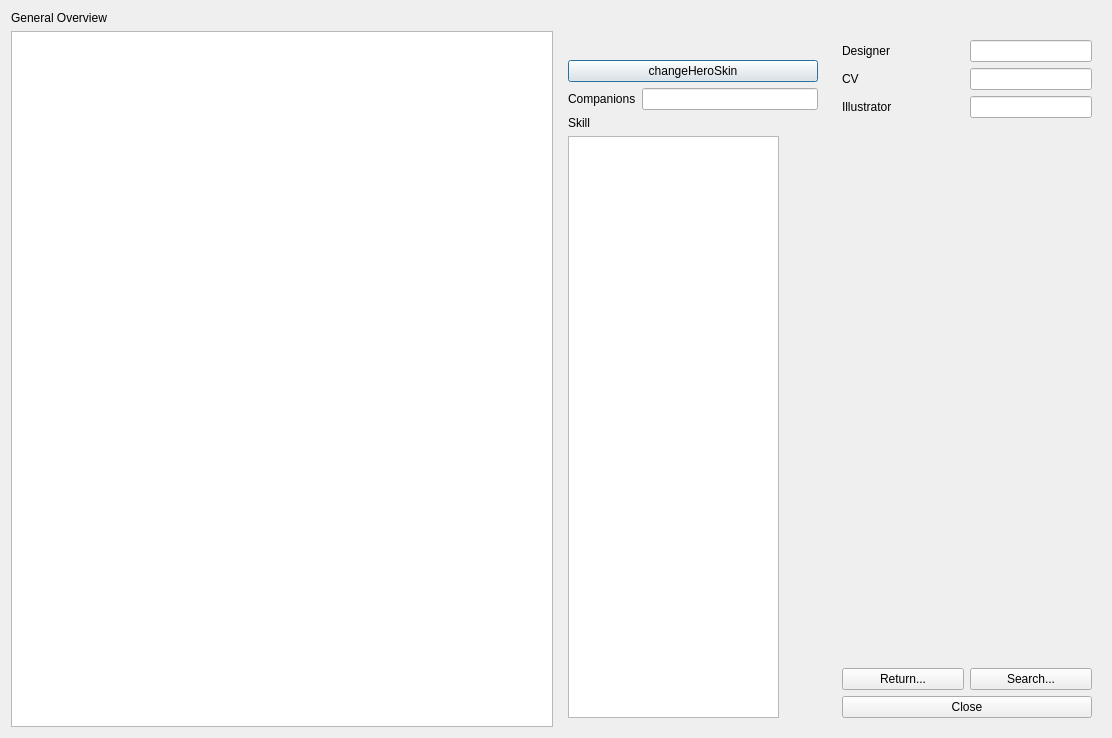
<?xml version="1.0" encoding="UTF-8"?>
<ui version="4.0">
 <class>GeneralOverview</class>
 <widget class="QDialog" name="GeneralOverview">
  <property name="windowModality">
   <enum>Qt::NonModal</enum>
  </property>
  <property name="geometry">
   <rect>
    <x>0</x>
    <y>0</y>
    <width>1112</width>
    <height>738</height>
   </rect>
  </property>
  <property name="minimumSize">
   <size>
    <width>945</width>
    <height>550</height>
   </size>
  </property>
  <property name="baseSize">
   <size>
    <width>0</width>
    <height>0</height>
   </size>
  </property>
  <property name="windowTitle">
   <string>General Overview</string>
  </property>
  <property name="styleSheet">
   <string notr="true"/>
  </property>
  <layout class="QGridLayout" name="gridLayout">
   <item row="1" column="1">
    <layout class="QHBoxLayout" name="horizontalLayout">
     <item>
      <widget class="QFrame" name="frame">
       <layout class="QVBoxLayout" name="verticalLayout_2">
        <item>
         <widget class="QLabel" name="generalPhoto">
          <property name="text">
           <string/>
          </property>
          <property name="pixmap">
           <pixmap>../image/generals/card/caocao.jpg</pixmap>
          </property>
         </widget>
        </item>
        <item>
         <widget class="QPushButton" name="changeHeroSkinButton">
          <property name="text">
           <string>changeHeroSkin</string>
          </property>
         </widget>
        </item>
        <item>
         <layout class="QHBoxLayout" name="companionsLayout">
          <item>
           <widget class="QLabel" name="companionsLabel">
            <property name="text">
             <string>Companions</string>
            </property>
           </widget>
          </item>
          <item>
           <widget class="QLineEdit" name="companionsLineEdit">
            <property name="alignment">
             <set>Qt::AlignRight|Qt::AlignTrailing|Qt::AlignVCenter</set>
            </property>
            <property name="readOnly">
             <bool>true</bool>
            </property>
           </widget>
          </item>
         </layout>
        </item>
        <item>
         <widget class="QLabel" name="skillLabel">
          <property name="text">
           <string>Skill</string>
          </property>
         </widget>
        </item>
        <item>
         <widget class="QTextEdit" name="skillTextEdit">
          <property name="maximumSize">
           <size>
            <width>211</width>
            <height>16777215</height>
           </size>
          </property>
          <property name="readOnly">
           <bool>true</bool>
          </property>
         </widget>
        </item>
       </layout>
      </widget>
     </item>
     <item>
      <widget class="QFrame" name="frame2">
       <layout class="QVBoxLayout" name="verticalLayout_3">
        <item>
         <layout class="QVBoxLayout" name="verticalLayout">
          <item>
           <layout class="QHBoxLayout" name="horizontalLayout_4">
            <item>
             <widget class="QLabel" name="designerLabel">
              <property name="sizePolicy">
               <sizepolicy hsizetype="Expanding" vsizetype="Fixed">
                <horstretch>0</horstretch>
                <verstretch>0</verstretch>
               </sizepolicy>
              </property>
              <property name="text">
               <string>Designer</string>
              </property>
             </widget>
            </item>
            <item>
             <widget class="QLineEdit" name="designerLineEdit">
              <property name="sizePolicy">
               <sizepolicy hsizetype="Expanding" vsizetype="Fixed">
                <horstretch>0</horstretch>
                <verstretch>0</verstretch>
               </sizepolicy>
              </property>
              <property name="alignment">
               <set>Qt::AlignRight|Qt::AlignTrailing|Qt::AlignVCenter</set>
              </property>
              <property name="readOnly">
               <bool>true</bool>
              </property>
             </widget>
            </item>
           </layout>
          </item>
          <item>
           <layout class="QHBoxLayout" name="horizontalLayout_3">
            <item>
             <widget class="QLabel" name="cvLabel">
              <property name="sizePolicy">
               <sizepolicy hsizetype="Expanding" vsizetype="Fixed">
                <horstretch>0</horstretch>
                <verstretch>0</verstretch>
               </sizepolicy>
              </property>
              <property name="text">
               <string>CV</string>
              </property>
             </widget>
            </item>
            <item>
             <widget class="QLineEdit" name="cvLineEdit">
              <property name="sizePolicy">
               <sizepolicy hsizetype="Expanding" vsizetype="Fixed">
                <horstretch>0</horstretch>
                <verstretch>0</verstretch>
               </sizepolicy>
              </property>
              <property name="frame">
               <bool>true</bool>
              </property>
              <property name="alignment">
               <set>Qt::AlignRight|Qt::AlignTrailing|Qt::AlignVCenter</set>
              </property>
              <property name="readOnly">
               <bool>true</bool>
              </property>
             </widget>
            </item>
           </layout>
          </item>
          <item>
           <layout class="QHBoxLayout" name="horizontalLayout_5">
            <item>
             <widget class="QLabel" name="illustratorLabel">
              <property name="sizePolicy">
               <sizepolicy hsizetype="Expanding" vsizetype="Fixed">
                <horstretch>0</horstretch>
                <verstretch>0</verstretch>
               </sizepolicy>
              </property>
              <property name="text">
               <string>Illustrator</string>
              </property>
             </widget>
            </item>
            <item>
             <widget class="QLineEdit" name="illustratorLineEdit">
              <property name="sizePolicy">
               <sizepolicy hsizetype="Expanding" vsizetype="Fixed">
                <horstretch>0</horstretch>
                <verstretch>0</verstretch>
               </sizepolicy>
              </property>
              <property name="frame">
               <bool>true</bool>
              </property>
              <property name="alignment">
               <set>Qt::AlignRight|Qt::AlignTrailing|Qt::AlignVCenter</set>
              </property>
              <property name="readOnly">
               <bool>true</bool>
              </property>
             </widget>
            </item>
           </layout>
          </item>
         </layout>
        </item>
        <item>
         <widget class="QScrollArea" name="scrollArea">
          <property name="sizePolicy">
           <sizepolicy hsizetype="Preferred" vsizetype="Expanding">
            <horstretch>0</horstretch>
            <verstretch>0</verstretch>
           </sizepolicy>
          </property>
          <property name="maximumSize">
           <size>
            <width>271</width>
            <height>16777215</height>
           </size>
          </property>
          <property name="frameShape">
           <enum>QFrame::NoFrame</enum>
          </property>
          <property name="widgetResizable">
           <bool>true</bool>
          </property>
          <widget class="QWidget" name="scrollAreaWidgetContents">
           <property name="geometry">
            <rect>
             <x>0</x>
             <y>0</y>
             <width>250</width>
             <height>535</height>
            </rect>
           </property>
          </widget>
         </widget>
        </item>
        <item>
         <layout class="QHBoxLayout" name="horizontalLayout_6">
          <item>
           <widget class="QPushButton" name="returnButton">
            <property name="text">
             <string>Return...</string>
            </property>
           </widget>
          </item>
          <item>
           <widget class="QPushButton" name="searchButton">
            <property name="text">
             <string>Search...</string>
            </property>
           </widget>
          </item>
         </layout>
        </item>
        <item>
         <widget class="QPushButton" name="closeButton">
          <property name="text">
           <string>Close</string>
          </property>
         </widget>
        </item>
       </layout>
      </widget>
     </item>
    </layout>
   </item>
   <item row="1" column="0">
    <widget class="QTableView" name="tableView">
     <property name="editTriggers">
      <set>QAbstractItemView::NoEditTriggers</set>
     </property>
     <property name="selectionMode">
      <enum>QAbstractItemView::SingleSelection</enum>
     </property>
     <property name="selectionBehavior">
      <enum>QAbstractItemView::SelectRows</enum>
     </property>
     <property name="iconSize">
      <size>
       <width>20</width>
       <height>20</height>
      </size>
     </property>
    </widget>
   </item>
   <item row="0" column="0">
    <widget class="QLabel" name="titleLabel">
     <property name="text">
      <string>General Overview</string>
     </property>
    </widget>
   </item>
  </layout>
 </widget>
 <resources/>
 <connections/>
</ui>
